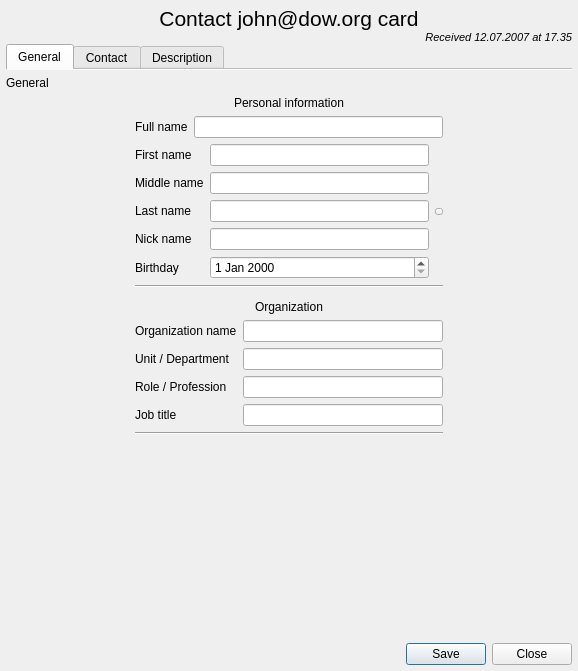
<?xml version="1.0" encoding="UTF-8"?>
<ui version="4.0">
 <class>VCard</class>
 <widget class="QWidget" name="VCard">
  <property name="enabled">
   <bool>true</bool>
  </property>
  <property name="geometry">
   <rect>
    <x>0</x>
    <y>0</y>
    <width>578</width>
    <height>671</height>
   </rect>
  </property>
  <layout class="QGridLayout" name="gridLayout_4">
   <property name="leftMargin">
    <number>0</number>
   </property>
   <property name="topMargin">
    <number>0</number>
   </property>
   <property name="rightMargin">
    <number>0</number>
   </property>
   <property name="bottomMargin">
    <number>0</number>
   </property>
   <property name="spacing">
    <number>0</number>
   </property>
   <item row="0" column="0">
    <layout class="QVBoxLayout" name="verticalLayout">
     <property name="leftMargin">
      <number>6</number>
     </property>
     <property name="topMargin">
      <number>6</number>
     </property>
     <property name="rightMargin">
      <number>6</number>
     </property>
     <property name="bottomMargin">
      <number>6</number>
     </property>
     <item>
      <widget class="QLabel" name="title">
       <property name="styleSheet">
        <string notr="true">font: 16pt </string>
       </property>
       <property name="text">
        <string notr="true">Contact john@dow.org card</string>
       </property>
       <property name="alignment">
        <set>Qt::AlignCenter</set>
       </property>
      </widget>
     </item>
     <item>
      <widget class="QLabel" name="receivingTimeLabel">
       <property name="styleSheet">
        <string notr="true">font: italic 8pt;</string>
       </property>
       <property name="text">
        <string>Received 12.07.2007 at 17.35</string>
       </property>
       <property name="alignment">
        <set>Qt::AlignRight|Qt::AlignTrailing|Qt::AlignVCenter</set>
       </property>
      </widget>
     </item>
     <item>
      <widget class="QTabWidget" name="tabWidget">
       <property name="enabled">
        <bool>true</bool>
       </property>
       <property name="focusPolicy">
        <enum>Qt::TabFocus</enum>
       </property>
       <property name="tabPosition">
        <enum>QTabWidget::North</enum>
       </property>
       <property name="tabShape">
        <enum>QTabWidget::Rounded</enum>
       </property>
       <property name="currentIndex">
        <number>0</number>
       </property>
       <property name="elideMode">
        <enum>Qt::ElideNone</enum>
       </property>
       <property name="documentMode">
        <bool>true</bool>
       </property>
       <property name="tabBarAutoHide">
        <bool>false</bool>
       </property>
       <widget class="QWidget" name="General">
        <attribute name="title">
         <string>General</string>
        </attribute>
        <layout class="QGridLayout" name="gridLayout_2" columnstretch="1,2,2,1">
         <property name="leftMargin">
          <number>0</number>
         </property>
         <property name="topMargin">
          <number>6</number>
         </property>
         <property name="rightMargin">
          <number>0</number>
         </property>
         <property name="bottomMargin">
          <number>0</number>
         </property>
         <property name="horizontalSpacing">
          <number>6</number>
         </property>
         <item row="6" column="1" colspan="2">
          <widget class="QLabel" name="organizationHeading">
           <property name="sizePolicy">
            <sizepolicy hsizetype="Preferred" vsizetype="Fixed">
             <horstretch>0</horstretch>
             <verstretch>0</verstretch>
            </sizepolicy>
           </property>
           <property name="styleSheet">
            <string notr="true">font: 600 16pt;</string>
           </property>
           <property name="text">
            <string>Organization</string>
           </property>
           <property name="alignment">
            <set>Qt::AlignCenter</set>
           </property>
          </widget>
         </item>
         <item row="3" column="1">
          <layout class="QFormLayout" name="personalForm">
           <property name="sizeConstraint">
            <enum>QLayout::SetDefaultConstraint</enum>
           </property>
           <property name="formAlignment">
            <set>Qt::AlignHCenter|Qt::AlignTop</set>
           </property>
           <item row="1" column="1">
            <widget class="QLineEdit" name="middleName">
             <property name="minimumSize">
              <size>
               <width>200</width>
               <height>0</height>
              </size>
             </property>
             <property name="maximumSize">
              <size>
               <width>350</width>
               <height>16777215</height>
              </size>
             </property>
            </widget>
           </item>
           <item row="0" column="1">
            <widget class="QLineEdit" name="firstName">
             <property name="minimumSize">
              <size>
               <width>200</width>
               <height>0</height>
              </size>
             </property>
             <property name="maximumSize">
              <size>
               <width>350</width>
               <height>16777215</height>
              </size>
             </property>
            </widget>
           </item>
           <item row="1" column="0">
            <widget class="QLabel" name="middleNameLabel">
             <property name="text">
              <string>Middle name</string>
             </property>
             <property name="buddy">
              <cstring>middleName</cstring>
             </property>
            </widget>
           </item>
           <item row="0" column="0">
            <widget class="QLabel" name="firstNameLabel">
             <property name="text">
              <string>First name</string>
             </property>
             <property name="buddy">
              <cstring>firstName</cstring>
             </property>
            </widget>
           </item>
           <item row="2" column="0">
            <widget class="QLabel" name="lastNameLabel">
             <property name="text">
              <string>Last name</string>
             </property>
             <property name="buddy">
              <cstring>lastName</cstring>
             </property>
            </widget>
           </item>
           <item row="2" column="1">
            <widget class="QLineEdit" name="lastName">
             <property name="minimumSize">
              <size>
               <width>200</width>
               <height>0</height>
              </size>
             </property>
             <property name="maximumSize">
              <size>
               <width>350</width>
               <height>16777215</height>
              </size>
             </property>
            </widget>
           </item>
           <item row="3" column="0">
            <widget class="QLabel" name="nickNameLabel">
             <property name="text">
              <string>Nick name</string>
             </property>
             <property name="buddy">
              <cstring>nickName</cstring>
             </property>
            </widget>
           </item>
           <item row="3" column="1">
            <widget class="QLineEdit" name="nickName">
             <property name="minimumSize">
              <size>
               <width>200</width>
               <height>0</height>
              </size>
             </property>
             <property name="maximumSize">
              <size>
               <width>350</width>
               <height>16777215</height>
              </size>
             </property>
            </widget>
           </item>
           <item row="4" column="0">
            <widget class="QLabel" name="birthdayLabel">
             <property name="text">
              <string>Birthday</string>
             </property>
             <property name="buddy">
              <cstring>birthday</cstring>
             </property>
            </widget>
           </item>
           <item row="4" column="1">
            <widget class="QDateEdit" name="birthday"/>
           </item>
          </layout>
         </item>
         <item row="7" column="1" colspan="2">
          <layout class="QFormLayout" name="organizationForm">
           <property name="formAlignment">
            <set>Qt::AlignHCenter|Qt::AlignTop</set>
           </property>
           <item row="0" column="0">
            <widget class="QLabel" name="organizationNameLabel">
             <property name="text">
              <string>Organization name</string>
             </property>
             <property name="buddy">
              <cstring>organizationName</cstring>
             </property>
            </widget>
           </item>
           <item row="0" column="1">
            <widget class="QLineEdit" name="organizationName">
             <property name="minimumSize">
              <size>
               <width>200</width>
               <height>0</height>
              </size>
             </property>
             <property name="maximumSize">
              <size>
               <width>350</width>
               <height>16777215</height>
              </size>
             </property>
            </widget>
           </item>
           <item row="1" column="0">
            <widget class="QLabel" name="organizationDepartmentLabel">
             <property name="text">
              <string>Unit / Department</string>
             </property>
             <property name="buddy">
              <cstring>organizationDepartment</cstring>
             </property>
            </widget>
           </item>
           <item row="1" column="1">
            <widget class="QLineEdit" name="organizationDepartment">
             <property name="minimumSize">
              <size>
               <width>200</width>
               <height>0</height>
              </size>
             </property>
             <property name="maximumSize">
              <size>
               <width>350</width>
               <height>16777215</height>
              </size>
             </property>
            </widget>
           </item>
           <item row="2" column="0">
            <widget class="QLabel" name="roleLabel">
             <property name="text">
              <string>Role / Profession</string>
             </property>
             <property name="buddy">
              <cstring>organizationRole</cstring>
             </property>
            </widget>
           </item>
           <item row="2" column="1">
            <widget class="QLineEdit" name="organizationRole">
             <property name="minimumSize">
              <size>
               <width>200</width>
               <height>0</height>
              </size>
             </property>
             <property name="maximumSize">
              <size>
               <width>350</width>
               <height>16777215</height>
              </size>
             </property>
            </widget>
           </item>
           <item row="3" column="0">
            <widget class="QLabel" name="organizationTitleLabel">
             <property name="text">
              <string>Job title</string>
             </property>
             <property name="buddy">
              <cstring>organizationTitle</cstring>
             </property>
            </widget>
           </item>
           <item row="3" column="1">
            <widget class="QLineEdit" name="organizationTitle">
             <property name="minimumSize">
              <size>
               <width>200</width>
               <height>0</height>
              </size>
             </property>
             <property name="maximumSize">
              <size>
               <width>350</width>
               <height>16777215</height>
              </size>
             </property>
            </widget>
           </item>
          </layout>
         </item>
         <item row="8" column="1" colspan="2">
          <widget class="Line" name="organizationLine">
           <property name="orientation">
            <enum>Qt::Horizontal</enum>
           </property>
          </widget>
         </item>
         <item row="2" column="1" colspan="2">
          <layout class="QFormLayout" name="commonForm">
           <item row="0" column="1">
            <widget class="QLineEdit" name="fullName"/>
           </item>
           <item row="0" column="0">
            <widget class="QLabel" name="fullNameLabel">
             <property name="text">
              <string>Full name</string>
             </property>
             <property name="buddy">
              <cstring>fullName</cstring>
             </property>
            </widget>
           </item>
          </layout>
         </item>
         <item row="3" column="0" rowspan="7">
          <spacer name="generalLeftHSpacer">
           <property name="orientation">
            <enum>Qt::Horizontal</enum>
           </property>
           <property name="sizeHint" stdset="0">
            <size>
             <width>40</width>
             <height>20</height>
            </size>
           </property>
          </spacer>
         </item>
         <item row="4" column="1" colspan="2">
          <widget class="Line" name="personalLine">
           <property name="orientation">
            <enum>Qt::Horizontal</enum>
           </property>
          </widget>
         </item>
         <item row="0" column="0" colspan="4">
          <widget class="QLabel" name="generalHeading">
           <property name="styleSheet">
            <string notr="true">font: 600 24pt ;</string>
           </property>
           <property name="text">
            <string>General</string>
           </property>
          </widget>
         </item>
         <item row="3" column="3" rowspan="7">
          <spacer name="generalRightHSpacer">
           <property name="orientation">
            <enum>Qt::Horizontal</enum>
           </property>
           <property name="sizeHint" stdset="0">
            <size>
             <width>40</width>
             <height>20</height>
            </size>
           </property>
          </spacer>
         </item>
         <item row="1" column="1" colspan="2">
          <widget class="QLabel" name="personalHeading">
           <property name="sizePolicy">
            <sizepolicy hsizetype="Preferred" vsizetype="Fixed">
             <horstretch>0</horstretch>
             <verstretch>0</verstretch>
            </sizepolicy>
           </property>
           <property name="styleSheet">
            <string notr="true">font: 600 16pt;</string>
           </property>
           <property name="frameShape">
            <enum>QFrame::NoFrame</enum>
           </property>
           <property name="frameShadow">
            <enum>QFrame::Plain</enum>
           </property>
           <property name="text">
            <string>Personal information</string>
           </property>
           <property name="alignment">
            <set>Qt::AlignCenter</set>
           </property>
          </widget>
         </item>
         <item row="3" column="2">
          <widget class="QToolButton" name="avatarButton">
           <property name="sizePolicy">
            <sizepolicy hsizetype="Fixed" vsizetype="Fixed">
             <horstretch>0</horstretch>
             <verstretch>0</verstretch>
            </sizepolicy>
           </property>
           <property name="minimumSize">
            <size>
             <width>0</width>
             <height>0</height>
            </size>
           </property>
           <property name="text">
            <string/>
           </property>
           <property name="icon">
            <iconset theme="user">
             <normaloff>.</normaloff>.</iconset>
           </property>
           <property name="iconSize">
            <size>
             <width>0</width>
             <height>0</height>
            </size>
           </property>
           <property name="popupMode">
            <enum>QToolButton::InstantPopup</enum>
           </property>
           <property name="toolButtonStyle">
            <enum>Qt::ToolButtonIconOnly</enum>
           </property>
           <property name="arrowType">
            <enum>Qt::NoArrow</enum>
           </property>
          </widget>
         </item>
         <item row="9" column="1" colspan="2">
          <spacer name="verticalSpacer">
           <property name="orientation">
            <enum>Qt::Vertical</enum>
           </property>
           <property name="sizeHint" stdset="0">
            <size>
             <width>20</width>
             <height>40</height>
            </size>
           </property>
          </spacer>
         </item>
        </layout>
       </widget>
       <widget class="QWidget" name="Contact">
        <attribute name="title">
         <string>Contact</string>
        </attribute>
        <layout class="QVBoxLayout" name="verticalLayout_7">
         <property name="spacing">
          <number>0</number>
         </property>
         <property name="leftMargin">
          <number>0</number>
         </property>
         <property name="topMargin">
          <number>6</number>
         </property>
         <property name="rightMargin">
          <number>0</number>
         </property>
         <property name="bottomMargin">
          <number>0</number>
         </property>
         <item>
          <widget class="QLabel" name="contactHeading">
           <property name="styleSheet">
            <string notr="true">font: 600 24pt ;</string>
           </property>
           <property name="text">
            <string>Contact</string>
           </property>
          </widget>
         </item>
         <item>
          <widget class="QScrollArea" name="scrollArea">
           <property name="frameShape">
            <enum>QFrame::NoFrame</enum>
           </property>
           <property name="frameShadow">
            <enum>QFrame::Plain</enum>
           </property>
           <property name="lineWidth">
            <number>0</number>
           </property>
           <property name="widgetResizable">
            <bool>true</bool>
           </property>
           <widget class="QWidget" name="contactScrollArea">
            <property name="geometry">
             <rect>
              <x>0</x>
              <y>0</y>
              <width>566</width>
              <height>498</height>
             </rect>
            </property>
            <layout class="QGridLayout" name="gridLayout_3" columnstretch="1,3,1">
             <item row="7" column="1">
              <widget class="Line" name="phonesLine">
               <property name="orientation">
                <enum>Qt::Horizontal</enum>
               </property>
              </widget>
             </item>
             <item row="3" column="1">
              <widget class="QTableView" name="emailsView">
               <property name="selectionMode">
                <enum>QAbstractItemView::ExtendedSelection</enum>
               </property>
               <property name="selectionBehavior">
                <enum>QAbstractItemView::SelectRows</enum>
               </property>
               <property name="showGrid">
                <bool>false</bool>
               </property>
               <attribute name="horizontalHeaderVisible">
                <bool>false</bool>
               </attribute>
               <attribute name="verticalHeaderVisible">
                <bool>false</bool>
               </attribute>
              </widget>
             </item>
             <item row="10" column="1">
              <widget class="Line" name="addressesLine">
               <property name="orientation">
                <enum>Qt::Horizontal</enum>
               </property>
              </widget>
             </item>
             <item row="0" column="0" rowspan="12">
              <spacer name="contactLeftSpacer">
               <property name="orientation">
                <enum>Qt::Horizontal</enum>
               </property>
               <property name="sizeHint" stdset="0">
                <size>
                 <width>40</width>
                 <height>20</height>
                </size>
               </property>
              </spacer>
             </item>
             <item row="1" column="1">
              <widget class="Line" name="contactFormLine">
               <property name="orientation">
                <enum>Qt::Horizontal</enum>
               </property>
              </widget>
             </item>
             <item row="4" column="1">
              <widget class="Line" name="emailsLine">
               <property name="orientation">
                <enum>Qt::Horizontal</enum>
               </property>
              </widget>
             </item>
             <item row="11" column="1">
              <spacer name="contactBottomSpacer">
               <property name="orientation">
                <enum>Qt::Vertical</enum>
               </property>
               <property name="sizeHint" stdset="0">
                <size>
                 <width>20</width>
                 <height>40</height>
                </size>
               </property>
              </spacer>
             </item>
             <item row="8" column="1">
              <widget class="QLabel" name="addressesHeading">
               <property name="styleSheet">
                <string notr="true">font: 600 16pt;</string>
               </property>
               <property name="text">
                <string>Addresses</string>
               </property>
               <property name="alignment">
                <set>Qt::AlignCenter</set>
               </property>
              </widget>
             </item>
             <item row="6" column="1">
              <widget class="QTableView" name="phonesView">
               <property name="selectionBehavior">
                <enum>QAbstractItemView::SelectRows</enum>
               </property>
               <property name="showGrid">
                <bool>false</bool>
               </property>
               <attribute name="horizontalHeaderVisible">
                <bool>false</bool>
               </attribute>
               <attribute name="verticalHeaderVisible">
                <bool>false</bool>
               </attribute>
              </widget>
             </item>
             <item row="2" column="1">
              <widget class="QLabel" name="emailsHeading">
               <property name="styleSheet">
                <string notr="true">font: 600 16pt;</string>
               </property>
               <property name="text">
                <string>E-Mail addresses</string>
               </property>
               <property name="alignment">
                <set>Qt::AlignCenter</set>
               </property>
              </widget>
             </item>
             <item row="0" column="1">
              <layout class="QFormLayout" name="contactForm">
               <property name="formAlignment">
                <set>Qt::AlignHCenter|Qt::AlignTop</set>
               </property>
               <item row="0" column="1">
                <widget class="QLineEdit" name="jabberID">
                 <property name="minimumSize">
                  <size>
                   <width>150</width>
                   <height>0</height>
                  </size>
                 </property>
                 <property name="maximumSize">
                  <size>
                   <width>300</width>
                   <height>16777215</height>
                  </size>
                 </property>
                </widget>
               </item>
               <item row="0" column="0">
                <widget class="QLabel" name="jabberIDLabel">
                 <property name="text">
                  <string>Jabber ID</string>
                 </property>
                 <property name="buddy">
                  <cstring>jabberID</cstring>
                 </property>
                </widget>
               </item>
               <item row="1" column="1">
                <widget class="QLineEdit" name="url">
                 <property name="minimumSize">
                  <size>
                   <width>150</width>
                   <height>0</height>
                  </size>
                 </property>
                 <property name="maximumSize">
                  <size>
                   <width>300</width>
                   <height>16777215</height>
                  </size>
                 </property>
                </widget>
               </item>
               <item row="1" column="0">
                <widget class="QLabel" name="urlLabel">
                 <property name="text">
                  <string>Web site</string>
                 </property>
                 <property name="buddy">
                  <cstring>url</cstring>
                 </property>
                </widget>
               </item>
              </layout>
             </item>
             <item row="0" column="2" rowspan="12">
              <spacer name="contactRightSpacer">
               <property name="orientation">
                <enum>Qt::Horizontal</enum>
               </property>
               <property name="sizeHint" stdset="0">
                <size>
                 <width>40</width>
                 <height>20</height>
                </size>
               </property>
              </spacer>
             </item>
             <item row="5" column="1">
              <widget class="QLabel" name="phenesHeading">
               <property name="styleSheet">
                <string notr="true">font: 600 16pt;</string>
               </property>
               <property name="text">
                <string>Phone numbers</string>
               </property>
               <property name="alignment">
                <set>Qt::AlignCenter</set>
               </property>
              </widget>
             </item>
             <item row="9" column="1">
              <widget class="QTableView" name="addressesView">
               <property name="selectionBehavior">
                <enum>QAbstractItemView::SelectRows</enum>
               </property>
               <property name="showGrid">
                <bool>false</bool>
               </property>
               <attribute name="horizontalHeaderVisible">
                <bool>false</bool>
               </attribute>
               <attribute name="verticalHeaderVisible">
                <bool>false</bool>
               </attribute>
              </widget>
             </item>
            </layout>
           </widget>
          </widget>
         </item>
        </layout>
       </widget>
       <widget class="QWidget" name="Description">
        <attribute name="title">
         <string>Description</string>
        </attribute>
        <layout class="QGridLayout" name="gridLayout">
         <property name="leftMargin">
          <number>0</number>
         </property>
         <property name="topMargin">
          <number>6</number>
         </property>
         <property name="rightMargin">
          <number>0</number>
         </property>
         <property name="bottomMargin">
          <number>0</number>
         </property>
         <property name="horizontalSpacing">
          <number>6</number>
         </property>
         <item row="0" column="0">
          <widget class="QLabel" name="descriptionHeading">
           <property name="styleSheet">
            <string notr="true">font: 600 24pt ;</string>
           </property>
           <property name="text">
            <string>Description</string>
           </property>
          </widget>
         </item>
         <item row="1" column="0">
          <widget class="QTextEdit" name="description">
           <property name="frameShape">
            <enum>QFrame::StyledPanel</enum>
           </property>
           <property name="textInteractionFlags">
            <set>Qt::LinksAccessibleByMouse|Qt::TextEditable|Qt::TextEditorInteraction|Qt::TextSelectableByKeyboard|Qt::TextSelectableByMouse</set>
           </property>
          </widget>
         </item>
        </layout>
       </widget>
      </widget>
     </item>
     <item>
      <widget class="QDialogButtonBox" name="buttonBox">
       <property name="standardButtons">
        <set>QDialogButtonBox::Close|QDialogButtonBox::Save</set>
       </property>
       <property name="centerButtons">
        <bool>false</bool>
       </property>
      </widget>
     </item>
    </layout>
   </item>
  </layout>
  <action name="actionSetAvatar">
   <property name="icon">
    <iconset theme="photo">
     <normaloff>.</normaloff>.</iconset>
   </property>
   <property name="text">
    <string>Set avatar</string>
   </property>
  </action>
  <action name="actionClearAvatar">
   <property name="icon">
    <iconset theme="edit-clear-all">
     <normaloff>.</normaloff>.</iconset>
   </property>
   <property name="text">
    <string>Clear avatar</string>
   </property>
  </action>
 </widget>
 <tabstops>
  <tabstop>fullName</tabstop>
  <tabstop>firstName</tabstop>
  <tabstop>middleName</tabstop>
  <tabstop>lastName</tabstop>
  <tabstop>nickName</tabstop>
  <tabstop>birthday</tabstop>
  <tabstop>avatarButton</tabstop>
  <tabstop>organizationName</tabstop>
  <tabstop>organizationDepartment</tabstop>
  <tabstop>organizationRole</tabstop>
  <tabstop>organizationTitle</tabstop>
  <tabstop>jabberID</tabstop>
  <tabstop>url</tabstop>
  <tabstop>description</tabstop>
 </tabstops>
 <resources>
  <include location="../../resources/resources.qrc"/>
 </resources>
 <connections/>
</ui>
